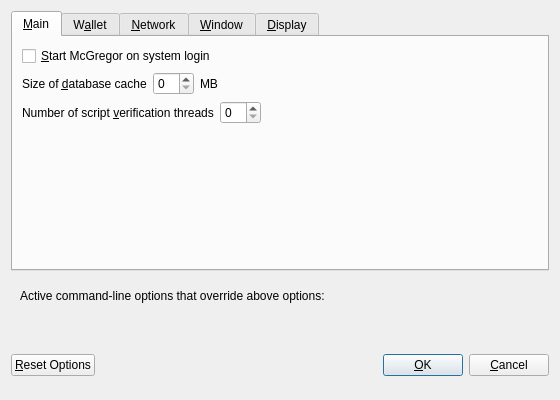
<?xml version="1.0" encoding="UTF-8"?>
<ui version="4.0">
 <class>OptionsDialog</class>
 <widget class="QDialog" name="OptionsDialog">
  <property name="geometry">
   <rect>
    <x>0</x>
    <y>0</y>
    <width>560</width>
    <height>400</height>
   </rect>
  </property>
  <property name="windowTitle">
   <string>Options</string>
  </property>
  <property name="modal">
   <bool>true</bool>
  </property>
  <layout class="QVBoxLayout" name="verticalLayout">
   <item>
    <widget class="QTabWidget" name="tabWidget">
     <property name="currentIndex">
      <number>0</number>
     </property>
     <widget class="QWidget" name="tabMain">
      <attribute name="title">
       <string>&amp;Main</string>
      </attribute>
      <layout class="QVBoxLayout" name="verticalLayout_Main">
       <item>
        <widget class="QCheckBox" name="bitcoinAtStartup">
         <property name="toolTip">
          <string>Automatically start McGregor after logging in to the system.</string>
         </property>
         <property name="text">
          <string>&amp;Start McGregor on system login</string>
         </property>
        </widget>
       </item>
       <item>
        <layout class="QHBoxLayout" name="horizontalLayout_2_Main">
         <item>
          <widget class="QLabel" name="databaseCacheLabel">
           <property name="text">
            <string>Size of &amp;database cache</string>
           </property>
           <property name="textFormat">
            <enum>Qt::PlainText</enum>
           </property>
           <property name="buddy">
            <cstring>databaseCache</cstring>
           </property>
          </widget>
         </item>
         <item>
          <widget class="QSpinBox" name="databaseCache"/>
         </item>
         <item>
          <widget class="QLabel" name="databaseCacheUnitLabel">
           <property name="text">
            <string>MB</string>
           </property>
           <property name="textFormat">
            <enum>Qt::PlainText</enum>
           </property>
          </widget>
         </item>
         <item>
          <spacer name="horizontalSpacer_2_Main">
           <property name="orientation">
            <enum>Qt::Horizontal</enum>
           </property>
           <property name="sizeHint" stdset="0">
            <size>
             <width>40</width>
             <height>20</height>
            </size>
           </property>
          </spacer>
         </item>
        </layout>
       </item>
       <item>
        <layout class="QHBoxLayout" name="horizontalLayout_3_Main">
         <item>
          <widget class="QLabel" name="threadsScriptVerifLabel">
           <property name="text">
            <string>Number of script &amp;verification threads</string>
           </property>
           <property name="textFormat">
            <enum>Qt::PlainText</enum>
           </property>
           <property name="buddy">
            <cstring>threadsScriptVerif</cstring>
           </property>
          </widget>
         </item>
         <item>
          <widget class="QSpinBox" name="threadsScriptVerif">
           <property name="toolTip">
            <string>(0 = auto, &lt;0 = leave that many cores free)</string>
           </property>
          </widget>
         </item>
         <item>
          <spacer name="horizontalSpacer_3_Main">
           <property name="orientation">
            <enum>Qt::Horizontal</enum>
           </property>
           <property name="sizeHint" stdset="0">
            <size>
             <width>40</width>
             <height>20</height>
            </size>
           </property>
          </spacer>
         </item>
        </layout>
       </item>
       <item>
        <spacer name="verticalSpacer_Main">
         <property name="orientation">
          <enum>Qt::Vertical</enum>
         </property>
         <property name="sizeHint" stdset="0">
          <size>
           <width>20</width>
           <height>40</height>
          </size>
         </property>
        </spacer>
       </item>
      </layout>
     </widget>
     <widget class="QWidget" name="tabWallet">
      <attribute name="title">
       <string>W&amp;allet</string>
      </attribute>
      <layout class="QVBoxLayout" name="verticalLayout_Wallet">
       <item>
        <widget class="QGroupBox" name="groupBox">
         <property name="title">
          <string>Expert</string>
         </property>
         <layout class="QVBoxLayout" name="verticalLayout_2">
          <item>
           <widget class="QCheckBox" name="coinControlFeatures">
            <property name="toolTip">
             <string>Whether to show coin control features or not.</string>
            </property>
            <property name="text">
             <string>Enable coin &amp;control features</string>
            </property>
           </widget>
          </item>
          <item>
           <widget class="QCheckBox" name="spendZeroConfChange">
            <property name="toolTip">
             <string>If you disable the spending of unconfirmed change, the change from a transaction cannot be used until that transaction has at least one confirmation. This also affects how your balance is computed.</string>
            </property>
            <property name="text">
             <string>&amp;Spend unconfirmed change</string>
            </property>
           </widget>
          </item>
         </layout>
        </widget>
       </item>
       <item>
        <spacer name="verticalSpacer_Wallet">
         <property name="orientation">
          <enum>Qt::Vertical</enum>
         </property>
         <property name="sizeHint" stdset="0">
          <size>
           <width>20</width>
           <height>40</height>
          </size>
         </property>
        </spacer>
       </item>
      </layout>
     </widget>
     <widget class="QWidget" name="tabNetwork">
      <attribute name="title">
       <string>&amp;Network</string>
      </attribute>
      <layout class="QVBoxLayout" name="verticalLayout_Network">
       <item>
        <widget class="QCheckBox" name="mapPortUpnp">
         <property name="toolTip">
          <string>Automatically open the McGregor client port on the router. This only works when your router supports UPnP and it is enabled.</string>
         </property>
         <property name="text">
          <string>Map port using &amp;UPnP</string>
         </property>
        </widget>
       </item>
       <item>
        <widget class="QCheckBox" name="allowIncoming">
         <property name="toolTip">
          <string>Accept connections from outside</string>
         </property>
         <property name="text">
          <string>Allow incoming connections</string>
         </property>
        </widget>
       </item>
       <item>
        <widget class="QCheckBox" name="connectSocks">
         <property name="toolTip">
          <string>Connect to the McGregor network through a SOCKS5 proxy.</string>
         </property>
         <property name="text">
          <string>&amp;Connect through SOCKS5 proxy (default proxy):</string>
         </property>
        </widget>
       </item>
       <item>
        <layout class="QHBoxLayout" name="horizontalLayout_1_Network">
         <item>
          <widget class="QLabel" name="proxyIpLabel">
           <property name="text">
            <string>Proxy &amp;IP:</string>
           </property>
           <property name="textFormat">
            <enum>Qt::PlainText</enum>
           </property>
           <property name="buddy">
            <cstring>proxyIp</cstring>
           </property>
          </widget>
         </item>
         <item>
          <widget class="QValidatedLineEdit" name="proxyIp">
           <property name="minimumSize">
            <size>
             <width>140</width>
             <height>0</height>
            </size>
           </property>
           <property name="maximumSize">
            <size>
             <width>140</width>
             <height>16777215</height>
            </size>
           </property>
           <property name="toolTip">
            <string>IP address of the proxy (e.g. IPv4: 127.0.0.1 / IPv6: ::1)</string>
           </property>
          </widget>
         </item>
         <item>
          <widget class="QLabel" name="proxyPortLabel">
           <property name="text">
            <string>&amp;Port:</string>
           </property>
           <property name="textFormat">
            <enum>Qt::PlainText</enum>
           </property>
           <property name="buddy">
            <cstring>proxyPort</cstring>
           </property>
          </widget>
         </item>
         <item>
          <widget class="QLineEdit" name="proxyPort">
           <property name="minimumSize">
            <size>
             <width>55</width>
             <height>0</height>
            </size>
           </property>
           <property name="maximumSize">
            <size>
             <width>55</width>
             <height>16777215</height>
            </size>
           </property>
           <property name="toolTip">
            <string>Port of the proxy (e.g. 9050)</string>
           </property>
          </widget>
         </item>
         <item>
          <spacer name="horizontalSpacer_1_Network">
           <property name="orientation">
            <enum>Qt::Horizontal</enum>
           </property>
           <property name="sizeHint" stdset="0">
            <size>
             <width>40</width>
             <height>20</height>
            </size>
           </property>
          </spacer>
         </item>
        </layout>
       </item>
       <item>
        <spacer name="verticalSpacer_Network">
         <property name="orientation">
          <enum>Qt::Vertical</enum>
         </property>
         <property name="sizeHint" stdset="0">
          <size>
           <width>20</width>
           <height>40</height>
          </size>
         </property>
        </spacer>
       </item>
      </layout>
     </widget>
     <widget class="QWidget" name="tabWindow">
      <attribute name="title">
       <string>&amp;Window</string>
      </attribute>
      <layout class="QVBoxLayout" name="verticalLayout_Window">
       <item>
        <widget class="QCheckBox" name="minimizeToTray">
         <property name="toolTip">
          <string>Show only a tray icon after minimizing the window.</string>
         </property>
         <property name="text">
          <string>&amp;Minimize to the tray instead of the taskbar</string>
         </property>
        </widget>
       </item>
       <item>
        <widget class="QCheckBox" name="minimizeOnClose">
         <property name="toolTip">
          <string>Minimize instead of exit the application when the window is closed. When this option is enabled, the application will be closed only after selecting Quit in the menu.</string>
         </property>
         <property name="text">
          <string>M&amp;inimize on close</string>
         </property>
        </widget>
       </item>
       <item>
        <spacer name="verticalSpacer_Window">
         <property name="orientation">
          <enum>Qt::Vertical</enum>
         </property>
         <property name="sizeHint" stdset="0">
          <size>
           <width>20</width>
           <height>40</height>
          </size>
         </property>
        </spacer>
       </item>
      </layout>
     </widget>
     <widget class="QWidget" name="tabDisplay">
      <attribute name="title">
       <string>&amp;Display</string>
      </attribute>
      <layout class="QVBoxLayout" name="verticalLayout_Display">
       <item>
        <layout class="QHBoxLayout" name="horizontalLayout_1_Display">
         <item>
          <widget class="QLabel" name="langLabel">
           <property name="text">
            <string>User Interface &amp;language:</string>
           </property>
           <property name="textFormat">
            <enum>Qt::PlainText</enum>
           </property>
           <property name="buddy">
            <cstring>lang</cstring>
           </property>
          </widget>
         </item>
         <item>
          <widget class="QValueComboBox" name="lang">
           <property name="toolTip">
            <string>The user interface language can be set here. This setting will take effect after restarting McGregor.</string>
           </property>
          </widget>
         </item>
        </layout>
       </item>
       <item>
        <layout class="QHBoxLayout" name="horizontalLayout_2_Display">
         <item>
          <widget class="QLabel" name="unitLabel">
           <property name="text">
            <string>&amp;Unit to show amounts in:</string>
           </property>
           <property name="textFormat">
            <enum>Qt::PlainText</enum>
           </property>
           <property name="buddy">
            <cstring>unit</cstring>
           </property>
          </widget>
         </item>
         <item>
          <widget class="QValueComboBox" name="unit">
           <property name="toolTip">
            <string>Choose the default subdivision unit to show in the interface and when sending coins.</string>
           </property>
          </widget>
         </item>
        </layout>
       </item>
       <item>
        <layout class="QHBoxLayout" name="horizontalLayout_3_Display">
         <item>
          <widget class="QLabel" name="thirdPartyTxUrlsLabel">
           <property name="toolTip">
            <string>Third party URLs (e.g. a block explorer) that appear in the transactions tab as context menu items. %s in the URL is replaced by transaction hash. Multiple URLs are separated by vertical bar |.</string>
           </property>
           <property name="text">
            <string>Third party transaction URLs</string>
           </property>
           <property name="buddy">
            <cstring>thirdPartyTxUrls</cstring>
           </property>
          </widget>
         </item>
         <item>
          <widget class="QLineEdit" name="thirdPartyTxUrls">
           <property name="toolTip">
            <string>Third party URLs (e.g. a block explorer) that appear in the transactions tab as context menu items. %s in the URL is replaced by transaction hash. Multiple URLs are separated by vertical bar |.</string>
           </property>
          </widget>
         </item>
        </layout>
       </item>
       <item>
        <spacer name="verticalSpacer_Display">
         <property name="orientation">
          <enum>Qt::Vertical</enum>
         </property>
         <property name="sizeHint" stdset="0">
          <size>
           <width>20</width>
           <height>40</height>
          </size>
         </property>
        </spacer>
       </item>
      </layout>
     </widget>
    </widget>
   </item>
   <item>
    <widget class="QFrame" name="frame">
     <layout class="QVBoxLayout" name="verticalLayout_Bottom">
      <item>
       <layout class="QHBoxLayout" name="horizontalLayout_Bottom">
        <item>
         <widget class="QLabel" name="overriddenByCommandLineInfoLabel">
          <property name="text">
           <string>Active command-line options that override above options:</string>
          </property>
          <property name="textFormat">
           <enum>Qt::PlainText</enum>
          </property>
         </widget>
        </item>
        <item>
         <spacer name="horizontalSpacer_Bottom">
          <property name="orientation">
           <enum>Qt::Horizontal</enum>
          </property>
          <property name="sizeHint" stdset="0">
           <size>
            <width>40</width>
            <height>20</height>
           </size>
          </property>
         </spacer>
        </item>
       </layout>
      </item>
      <item>
       <widget class="QLabel" name="overriddenByCommandLineLabel">
        <property name="text">
         <string/>
        </property>
        <property name="textFormat">
         <enum>Qt::PlainText</enum>
        </property>
        <property name="wordWrap">
         <bool>true</bool>
        </property>
       </widget>
      </item>
     </layout>
    </widget>
   </item>
   <item>
    <layout class="QHBoxLayout" name="horizontalLayout_Buttons">
     <item>
      <widget class="QPushButton" name="resetButton">
       <property name="toolTip">
        <string>Reset all client options to default.</string>
       </property>
       <property name="text">
        <string>&amp;Reset Options</string>
       </property>
       <property name="autoDefault">
        <bool>false</bool>
       </property>
      </widget>
     </item>
     <item>
      <spacer name="horizontalSpacer_1">
       <property name="orientation">
        <enum>Qt::Horizontal</enum>
       </property>
       <property name="sizeHint" stdset="0">
        <size>
         <width>40</width>
         <height>48</height>
        </size>
       </property>
      </spacer>
     </item>
     <item>
      <widget class="QLabel" name="statusLabel">
       <property name="minimumSize">
        <size>
         <width>200</width>
         <height>0</height>
        </size>
       </property>
       <property name="font">
        <font>
         <weight>75</weight>
         <bold>true</bold>
        </font>
       </property>
       <property name="text">
        <string/>
       </property>
       <property name="textFormat">
        <enum>Qt::PlainText</enum>
       </property>
       <property name="wordWrap">
        <bool>true</bool>
       </property>
      </widget>
     </item>
     <item>
      <spacer name="horizontalSpacer_2">
       <property name="orientation">
        <enum>Qt::Horizontal</enum>
       </property>
       <property name="sizeHint" stdset="0">
        <size>
         <width>40</width>
         <height>48</height>
        </size>
       </property>
      </spacer>
     </item>
     <item>
      <widget class="QPushButton" name="okButton">
       <property name="text">
        <string>&amp;OK</string>
       </property>
       <property name="autoDefault">
        <bool>false</bool>
       </property>
       <property name="default">
        <bool>true</bool>
       </property>
      </widget>
     </item>
     <item>
      <widget class="QPushButton" name="cancelButton">
       <property name="text">
        <string>&amp;Cancel</string>
       </property>
       <property name="autoDefault">
        <bool>false</bool>
       </property>
      </widget>
     </item>
    </layout>
   </item>
  </layout>
 </widget>
 <customwidgets>
  <customwidget>
   <class>QValidatedLineEdit</class>
   <extends>QLineEdit</extends>
   <header>qvalidatedlineedit.h</header>
  </customwidget>
  <customwidget>
   <class>QValueComboBox</class>
   <extends>QComboBox</extends>
   <header>qvaluecombobox.h</header>
  </customwidget>
 </customwidgets>
 <resources/>
 <connections/>
</ui>
